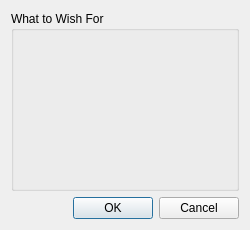
<?xml version="1.0" encoding="UTF-8"?>
<ui version="4.0">
 <class>Client</class>
 <widget class="QDialog" name="Client">
  <property name="geometry">
   <rect>
    <x>0</x>
    <y>0</y>
    <width>250</width>
    <height>230</height>
   </rect>
  </property>
  <property name="windowTitle">
   <string>Dialog</string>
  </property>
  <layout class="QVBoxLayout" name="verticalLayout_2">
   <item>
    <widget class="QGroupBox" name="groupBox">
     <property name="title">
      <string>What to Wish For</string>
     </property>
     <layout class="QVBoxLayout" name="verticalLayout">
      <item>
       <widget class="Wishes" name="wishes" native="true"/>
      </item>
     </layout>
    </widget>
   </item>
   <item>
    <widget class="QDialogButtonBox" name="buttonBox">
     <property name="orientation">
      <enum>Qt::Horizontal</enum>
     </property>
     <property name="standardButtons">
      <set>QDialogButtonBox::Cancel|QDialogButtonBox::Ok</set>
     </property>
    </widget>
   </item>
  </layout>
 </widget>
 <customwidgets>
  <customwidget>
   <class>Wishes</class>
   <extends>QWidget</extends>
   <header>Wishes.h</header>
   <container>1</container>
  </customwidget>
 </customwidgets>
 <resources/>
 <connections>
  <connection>
   <sender>buttonBox</sender>
   <signal>accepted()</signal>
   <receiver>Client</receiver>
   <slot>accept()</slot>
   <hints>
    <hint type="sourcelabel">
     <x>248</x>
     <y>254</y>
    </hint>
    <hint type="destinationlabel">
     <x>157</x>
     <y>274</y>
    </hint>
   </hints>
  </connection>
  <connection>
   <sender>buttonBox</sender>
   <signal>rejected()</signal>
   <receiver>Client</receiver>
   <slot>reject()</slot>
   <hints>
    <hint type="sourcelabel">
     <x>316</x>
     <y>260</y>
    </hint>
    <hint type="destinationlabel">
     <x>286</x>
     <y>274</y>
    </hint>
   </hints>
  </connection>
 </connections>
</ui>
